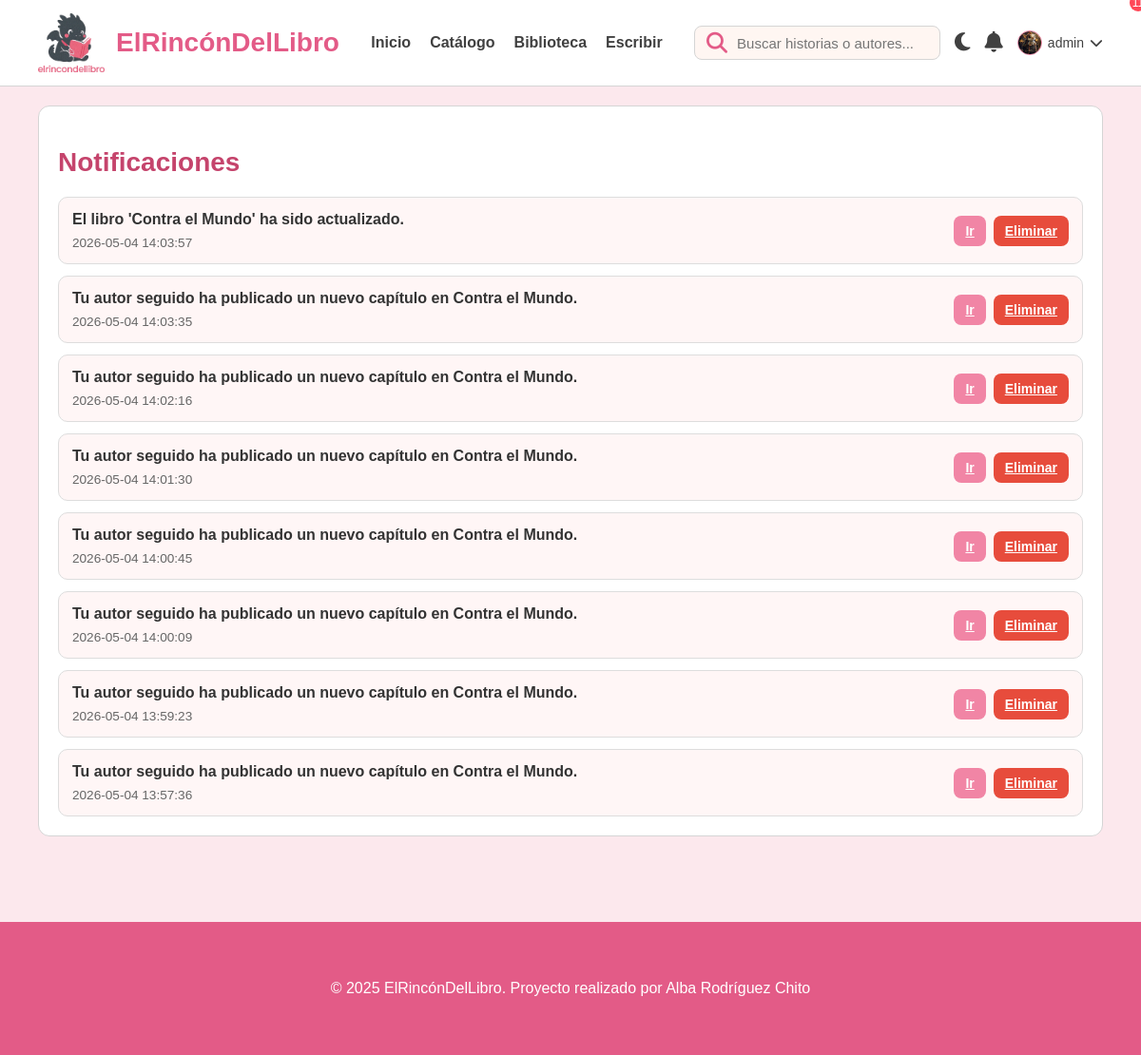
The page /notificaciones.php (signed in) on the database as committed earlier.
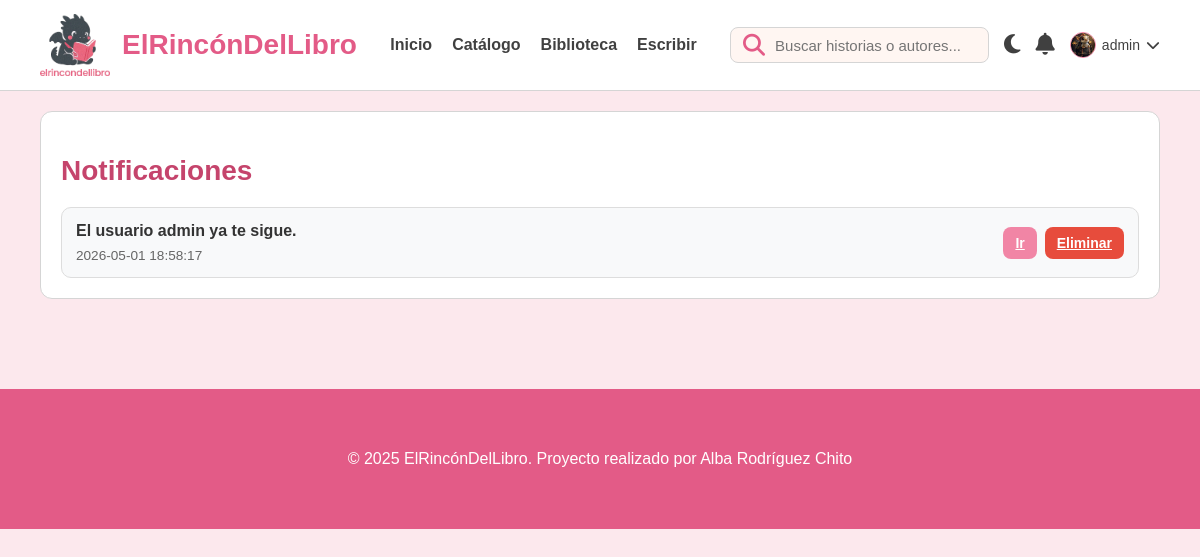
The same page on the database as committed later.
### tables this page shows
CREATE TABLE `usuarios` (
  `id_usuarios` int NOT NULL,
  `nombre` varchar(100) NOT NULL,
  `email` varchar(100) NOT NULL,
  `password` varchar(255) NOT NULL,
  `avatar` varchar(255) DEFAULT NULL,
  `bio` text,
  `activo` tinyint(1) DEFAULT '1',
  `fecha_registro` timestamp NULL DEFAULT CURRENT_TIMESTAMP,
  `monedas` decimal(10,2) DEFAULT '0.00'
);

CREATE TABLE `notificaciones` (
  `id_notificaciones` int NOT NULL,
  `usuario_id` int NOT NULL,
  `mensaje` text NOT NULL,
  `url` varchar(255) DEFAULT NULL,
  `leida` tinyint(1) DEFAULT '0',
  `fecha` timestamp NULL DEFAULT CURRENT_TIMESTAMP
);

### src/notificaciones.php (the view, shortened to what this page needs)
<?php
include 'conexion.php';
$usuario_id = $_SESSION['usuario_id'];
$res = $conexion->query("SELECT id_notificaciones, mensaje, url, leida, fecha FROM notificaciones WHERE usuario_id = $usuario_id ORDER BY fecha DESC");
?>
<!DOCTYPE html>
<html lang="es">
<head>
    <link rel="stylesheet" href="CSS/style1.css">
    <link rel="stylesheet" href="https://cdnjs.cloudflare.com/ajax/libs/font-awesome/6.5.0/css/all.min.css">
</head>
<body>
<?php include 'partials/header.php'; ?>
<div class="container">
    <div class="card-form">
        <h2 class="section-title">Notificaciones</h2>
        <?php if (count($notificaciones) > 0): ?>
            <div style="display: grid; gap: 12px;">
                <?php foreach ($notificaciones as $notif): ?>
                    <div style="border: 1px solid #ddd; border-radius: 10px; padding: 14px; background: <?php echo $notif['leida'] ? '#f8f9fa' : '#fff6f6'; ?>;">
                        <div style="display: flex; justify-content: space-between; gap: 10px; align-items: center;">
                            <div>
                                <a href="notificacion.php?id=<?php echo $notif['id_notificaciones']; ?>" style="color: inherit; text-decoration: none;">
                                    <p style="margin: 0 0 8px; font-weight: bold; color: #333;"><?php echo htmlspecialchars($notif['mensaje']); ?></p>
                                </a>
                                <p style="margin: 0; font-size: 0.85rem; color: #666;"><?php echo htmlspecialchars($notif['fecha']); ?></p>
                            </div>
                            <div style="display: flex; gap: 8px; align-items: center;">
                                <?php if ($notif['url']): ?>
                                    <a href="notificacion.php?id=<?php echo $notif['id_notificaciones']; ?>" class="btn-secondary" style="padding: 8px 12px;">Ir</a>
                                <?php endif; ?>
                                <a href="borrar_notificacion.php?id=<?php echo $notif['id_notificaciones']; ?>" class="btn-secondary" style="background: #e74c3c; color: white; padding: 8px 12px;">Eliminar</a>
                            </div>
                        </div>
                    </div>
                <?php endforeach; ?>
            </div>
        <?php else: ?>
            <p>No tienes notificaciones nuevas.</p>
        <?php endif; ?>
    </div>
</div>
<?php include 'partials/footer.php'; ?>
</body>
</html>

### src/partials/header.php (shortened to what this page needs)
<?php
include 'conexion.php';
$nombre_usuario = isset($_SESSION['usuario_nombre']) ? $_SESSION['usuario_nombre'] : null;
$usuario_id = isset($_SESSION['usuario_id']) ? $_SESSION['usuario_id'] : null;
$notificaciones = [];
$notif_count = 0;
if ($usuario_id) {
    $res_not = $conexion->query("SELECT id_notificaciones, mensaje, url, leida, fecha FROM notificaciones WHERE usuario_id = $usuario_id ORDER BY fecha DESC LIMIT 8");
    if ($res_not) {
        while ($fila = $res_not->fetch_assoc()) {
            $notificaciones[] = $fila;
        }
    }
    $res_count = $conexion->query("SELECT COUNT(*) AS total FROM notificaciones WHERE usuario_id = $usuario_id AND leida = 0");
    if ($res_count) {
        $row_count = $res_count->fetch_assoc();
        $notif_count = $row_count['total'] ?? 0;
    }
    $avatar_url = 'img/user-default.png';
    $res_avatar = $conexion->query("SELECT avatar FROM usuarios WHERE id_usuarios = $usuario_id LIMIT 1");
    if ($res_avatar && $res_avatar->num_rows === 1) {
        $row = $res_avatar->fetch_assoc();
        if (!empty($row['avatar'])) {
            $avatar_url = $row['avatar'];
        }
    }
}
?>
<header class="header">
    <div class="container header-inner">
        <div class="header-left">
            <img src="img/dragon1.png" class="logo-dragon" alt="logo">
            <h1 class="logo-text">ElRincónDelLibro</h1>
        </div>
        <nav class="nav-menu">
            <a href="index.php">Inicio</a>
            <a href="catalogo.php">Catálogo</a>
            <a href="biblioteca.php">Biblioteca</a>
            <a href="escribir.php">Escribir</a>
        </nav>
        <div class="header-right">
            <form action="catalogo.php" method="GET" class="search-box">
                <i class="fa-solid fa-magnifying-glass search-icon"></i>
                <input type="text" name="search" placeholder="Buscar historias o autores..." value="<?php echo isset($_GET['search']) ? htmlspecialchars($_GET['search']) : ''; ?>">
            </form>
            <div class="dark-mode-switch" onclick="toggleDarkMode()" title="Cambiar modo">
                <i id="dark-icon" class="fa-solid fa-moon"></i>
            </div>
            <div class="notification-dropdown">
                <div class="notification-trigger" id="notifTrigger">
                    <i class="fa-solid fa-bell"></i>
                    <?php if ($nombre_usuario && $notif_count > 0): ?>
                        <span class="notif-count" style="position: absolute; top: -6px; right: -6px; background: #ff4757; color: white; border-radius: 50%; width: 18px; height: 18px; display: inline-flex; align-items: center; justify-content: center; font-size: 0.75rem;"><?php echo $notif_count; ?></span>
                    <?php endif; ?>
                </div>
            </div>
            <?php if ($nombre_usuario): ?>
                <div class="user-menu">
                    <div class="user-trigger">
                        <div class="avatar-container">
                            <img src="<?php echo htmlspecialchars($avatar_url); ?>" alt="Usuario" class="img-login-header">
                        </div>
                        <span class="user-name-text"><?= htmlspecialchars($nombre_usuario) ?></span>
                        <i class="fa-solid fa-chevron-down icon-arrow"></i>
                    </div>
                </div>
            <?php else: ?>
                <a href="login.php" class="login-link"><i class="fa-solid fa-user"></i></a>
            <?php endif; ?>
        </div>
    </div>
</header>

### src/partials/footer.php (shortened to what this page needs)
<footer class="footer">
    <div class="container footer-inner">
        <p>&copy; 2025 ElRincónDelLibro. Proyecto realizado por Alba Rodríguez Chito</p>
    </div>
</footer>

### src/CSS/style1.css (style rules this page uses)
:root { --rosa-50: #FCE8ED; --rosa-200: #F7B7C8; --rosa-400: #F185A5; --rosa-600: #E35B87; --rosa-800: #C5446C; --crema: #FFF6F2; --gris-100: #F7F7F7; --gris-300: #D5D5D5; --gris-700: #404040; --max-width: 1200px; --color-fondo: var(--rosa-50); --color-texto: var(--gris-700); --color-blanco-elementos: #ffffff; --color-borde: var(--gris-300); --sombra: rgba(0, 0, 0, 0.1); }
* { box-sizing: border-box; }
body { margin: 0; background: var(--color-fondo); font-family: "Verdana", sans-serif; color: var(--color-texto); transition: background 0.3s ease, color 0.3s ease; }
img { display: block; max-width: 100%; }
.container { max-width: var(--max-width); margin: auto; padding: 20px 40px; }
.header { background: var(--color-blanco-elementos); backdrop-filter: blur(6px); border-bottom: 1px solid var(--color-borde); position: sticky; top: 0; z-index: 20; }
.header-inner { display: flex; justify-content: space-between; align-items: center; height: 90px; }
.header-left { display: flex; align-items: center; gap: 12px; }
.logo-dragon { width: 70px; }
.logo-text { font-size: 28px; font-weight: 700; color: var(--rosa-600); }
.nav-menu { display: flex; gap: 20px; }
.nav-menu a { text-decoration: none; color: var(--color-texto); font-size: 16px; font-weight: 600; }
.search-box { display: flex; align-items: center; background: var(--crema); border: 1px solid var(--color-borde); padding: 6px 12px; border-radius: 8px; }
.search-box input { border: none; outline: none; background: transparent; margin-left: 8px; font-size: 15px; color: var(--color-texto); }
.search-icon { color: var(--rosa-600); }
.header-right { display: flex; align-items: center; gap: 15px; font-size: 22px; color: var(--color-texto); }
.btn-secondary { background: var(--rosa-400); color: white; border: none; padding: 10px 18px; border-radius: 8px; font-family: "Verdana", sans-serif; font-size: 14px; font-weight: 600; cursor: pointer; transition: background 0.3s ease, transform 0.2s ease; display: inline-flex; align-items: center; justify-content: center; gap: 8px; }
.section-title { font-size: 28px; color: var(--rosa-800); margin-bottom: 20px; }
.footer { background: var(--rosa-600); padding: 25px; text-align: center; color: white; margin-top: 40px; }
.user-menu { position: relative; display: flex; align-items: center; }
.user-trigger { display: flex; align-items: center; gap: 6px; cursor: pointer; font-size: 14px; }
.avatar-container { width: 26px; height: 26px; min-width: 26px; min-height: 26px; border-radius: 50%; overflow: hidden; border: 1.5px solid var(--rosa-400); display: flex; align-items: center; justify-content: center; background: #fff; }
.img-login-header { width: 26px; height: 26px; object-fit: cover; }
.card-form { background: var(--color-blanco-elementos); padding: 20px; border-radius: 12px; margin-bottom: 30px; border: 1px solid var(--color-borde); }

Rows that differ between the two databases and show on the page:
removed notificaciones: mensaje "El libro 'Contra el Mundo' ha sido actualizado.", fecha "2026-05-04 14:03:57"
removed notificaciones: mensaje "Tu autor seguido ha publicado un nuevo capítulo en Contra el Mundo.", fecha "2026-05-04 14:03:35"
removed notificaciones: mensaje "Tu autor seguido ha publicado un nuevo capítulo en Contra el Mundo.", fecha "2026-05-04 14:02:16"
removed notificaciones: mensaje "Tu autor seguido ha publicado un nuevo capítulo en Contra el Mundo.", fecha "2026-05-04 14:01:30"
removed notificaciones: mensaje "Tu autor seguido ha publicado un nuevo capítulo en Contra el Mundo.", fecha "2026-05-04 14:00:45"
removed notificaciones: mensaje "Tu autor seguido ha publicado un nuevo capítulo en Contra el Mundo.", fecha "2026-05-04 14:00:09"
removed notificaciones: mensaje "Tu autor seguido ha publicado un nuevo capítulo en Contra el Mundo.", fecha "2026-05-04 13:59:23"
removed notificaciones: mensaje "Tu autor seguido ha publicado un nuevo capítulo en Contra el Mundo.", fecha "2026-05-04 13:57:36"
now on this page (row unchanged): notificaciones: mensaje "El usuario admin ya te sigue.", fecha "2026-05-01 18:58:17", leida 1 (drawn)
